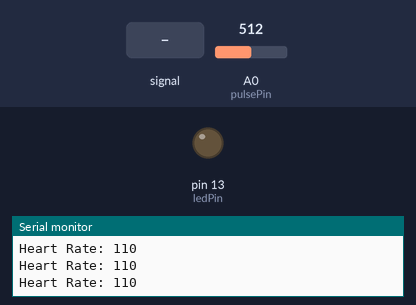
Simulated run of this sketch. Board: Arduino Uno, built with avr-gcc and run on an emulated ATmega328P. Parts: output pins drawn as LEDs (lit = HIGH), the last lines printed to the serial monitor. Dashed ring = blinking. The test bench sets the inputs (shaded band); at power-on: A0 (pulsePin) = 512.

Above: at 1.2 s.
1.3 s: A0 (pulsePin) fed a 1000 Hz sine of ±255 counts around its level
At 1.86 s:
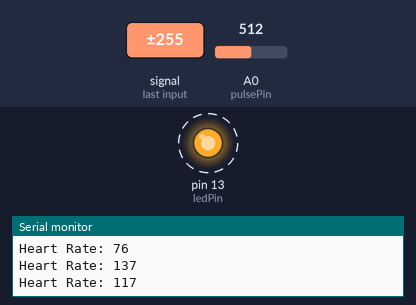
4.3 s: A0 (pulsePin) set to 991
7.3 s: A0 (pulsePin) set to 1018
At 7.3 s:
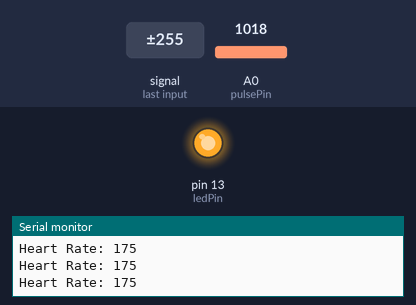
8.8 s: A0 (pulsePin) set to 306
At 9.7 s:
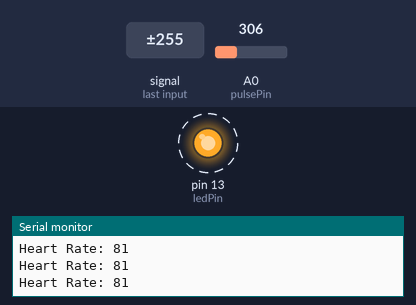
11.8 s: A0 (pulsePin) fed a 200 Hz sine of ±255 counts around its level
14.8 s: A0 (pulsePin) fed a 2 Hz sine of ±306 counts around its level
Timing chart, 0 to 18.8 s (numbered marks = the images above; inputs shaded):
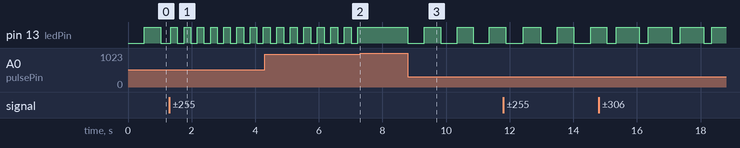

Measured:
- the behaviour switches between 1000 and 1001 on A0 (pulsePin) (found by bisection; images 1 and 2)
- after the input at 1.3 s, pin 13 (ledPin): alternates HIGH for 0.21 s and LOW for 0.21 s, starting after 0.05 s
- after the input at 7.3 s, pin 13 (ledPin): stops changing and stays HIGH
- after the input at 8.8 s, pin 13 (ledPin): alternates HIGH for 0.51 s and LOW for 0.52 s, starting at once

The sketch:

Bai3.ino
```cpp
// Khai báo chân cảm biến và đèn LED
const int pulsePin = A0;  // Cảm biến Pulse Sensor
const int ledPin = 13;    // Đèn LED
int pulseValue = 0;       // Giá trị đọc từ cảm biến
unsigned long previousMillis = 0;  // Để điều khiển tốc độ chớp của LED
int heartRate = 0;  // Nhịp tim tính toán
int ledState = LOW; // Trạng thái của LED

// Các thông số tốc độ chớp LED theo nhịp tim
const int fastBlinkInterval = 200;    // Nhịp tim cao: chớp nhanh
const int mediumBlinkInterval = 500;  // Nhịp tim trung bình: chớp trung bình
const int slowBlinkInterval = 1000;   // Nhịp tim thấp: chớp chậm

void setup() {
  pinMode(ledPin, OUTPUT);  // Đặt chế độ cho chân LED
  Serial.begin(9600);       // Khởi tạo Serial để theo dõi dữ liệu
}

void loop() {
  pulseValue = analogRead(pulsePin);  // Đọc giá trị từ cảm biến nhịp tim
  heartRate = map(pulseValue, 0, 1023, 40, 180);  // Giả định nhịp tim từ 40 - 180 bpm

  // Kiểm tra nếu không có tín hiệu từ cảm biến (giá trị rất nhỏ hoặc không thay đổi)
  if (pulseValue < 20 || pulseValue > 1000) {  // Thêm điều kiện kiểm tra tín hiệu bị lỗi hoặc ngoài khoảng
    digitalWrite(ledPin, HIGH);  // Đèn luôn sáng nếu không có tín hiệu
  } else {
    // Điều khiển tốc độ chớp đèn LED dựa trên nhịp tim
    unsigned long currentMillis = millis();

    int blinkInterval;  // Thời gian chớp LED theo mức độ nhịp tim

    // Xác định tốc độ chớp theo nhịp tim
    if (heartRate > 120) {
      blinkInterval = fastBlinkInterval;  // Nhịp tim cao: chớp nhanh
    } else if (heartRate > 80) {
      blinkInterval = mediumBlinkInterval;  // Nhịp tim trung bình: chớp trung bình
    } else {
      blinkInterval = slowBlinkInterval;  // Nhịp tim thấp: chớp chậm
    }

    // Đổi trạng thái LED nếu đã tới thời gian chớp tiếp theo
    if (currentMillis - previousMillis >= blinkInterval) {
      previousMillis = currentMillis;
      ledState = (ledState == LOW) ? HIGH : LOW;  // Đảo trạng thái LED
      digitalWrite(ledPin, ledState);
    }
  }

  // In ra nhịp tim để kiểm tra
  Serial.print("Heart Rate: ");
  Serial.println(heartRate);
}
```
